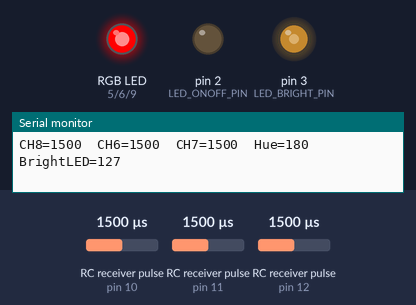
A program run on a simulated Arduino Uno, built with avr-gcc and run on an emulated ATmega328P. Parts: an RGB LED mixed from three pins (HIGH = lit), output pins drawn as LEDs (lit = HIGH), the last lines printed to the serial monitor. Wiring (inferred from the names in the program): 3 × RC receiver channel: data pin 10 / data pin 11 / data pin 12. Dashed ring = blinking. The test bench sets the inputs (shaded band); at power-on: RC receiver pulse (sensors on pin 12, pin 11, pin 10) 1500 µs.

Above: at 1.2 s.
1.3 s: RC receiver pulse (sensor on pin 12) set to 1750 µs
At 2.1 s:
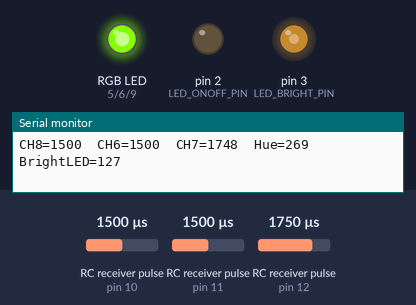
4.3 s: RC receiver pulse (sensor on pin 11) set to 1020 µs
7.3 s: RC receiver pulse (sensor on pin 10) set to 1519 µs
At 9.7 s:
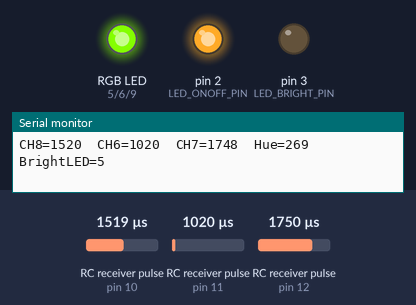
10.3 s: RC receiver pulse (sensor on pin 10) set to 1020 µs
At 11.8 s:
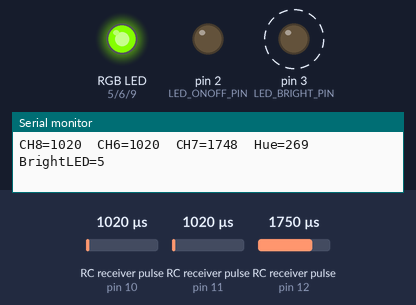
13.3 s: RC receiver pulse (sensor on pin 11) set to 1750 µs
16.3 s: RC receiver pulse (sensor on pin 12) set to 1020 µs
At 16.9 s:
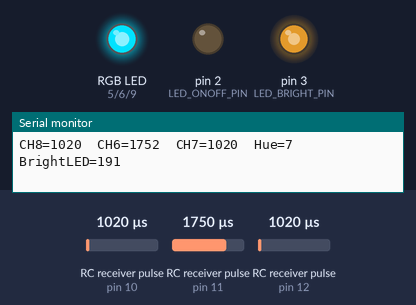
Timing chart, 0 to 20.3 s (numbered marks = the images above; inputs shaded):
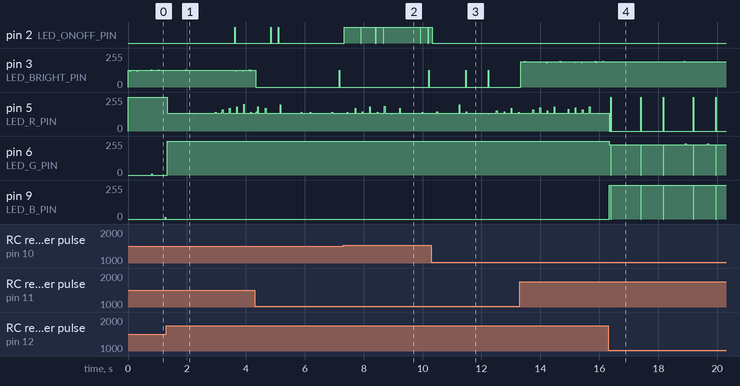

The program:

main.cpp
```cpp
#include <Arduino.h>
#include <PinChangeInterrupt.h>  // 핀 변경 인터럽트 라이브러리 (pin change interrupt) 사용

// ───────────────────────────────────────────────────────────────────────
//  - RC 수신기(RD9S) 서보 커넥터 채널 8 (Switch A) 신호선 → D10 (CH8_PIN)
//  - RC 수신기 서보 커넥터 채널 6 (VrA)       신호선 → D11 (CH6_PIN)
//  - RC 수신기 서보 커넥터 채널 7 (VrB)       신호선 → D12 (CH7_PIN)
//
//  - On/Off 전용 단색 LED (채널8 스위치 상태 표시) → D2 (LED_ONOFF_PIN)
//    ※ 스위치가 ON이면 LED 켜짐, OFF이면 꺼짐
//
//  - 밝기 조절 전용 단색 LED (채널6 밝기 표시) → D3 (PWM) (LED_BRIGHT_PIN)
//    ※ 채널6 펄스폭으로 PWM 밝기 제어
//
//  - 3색(RGB) LED (채널7 색상 제어) →
//      Red 핀 → D5 (PWM)  (LED_R_PIN)
//      Green 핀 → D6 (PWM) (LED_G_PIN)
//      Blue 핀 → D9 (PWM)  (LED_B_PIN)
//    ※ HSV→RGB 변환으로 Hue 값에 따라 색상 변화, 항상 최대 밝기
//    ※ 공통 애노드(Common Anode) RGB LED 기준으로 PWM 반전 처리
// ───────────────────────────────────────────────────────────────────────

// 수신기 채널 입력 핀 정의
const uint8_t CH8_PIN = 10;  // 채널8: On/Off 스위치 A
const uint8_t CH6_PIN = 11;  // 채널6: 밝기 조절 VrA
const uint8_t CH7_PIN = 12;  // 채널7: 색상 제어 VrB

// LED 출력 핀 정의
const uint8_t LED_ONOFF_PIN  = 2;  // On/Off 전용 LED
const uint8_t LED_BRIGHT_PIN = 3;  // 밝기 전용 LED (PWM 지원)
const uint8_t LED_R_PIN      = 5;  // RGB LED 빨강 채널 (PWM 지원)
const uint8_t LED_G_PIN      = 6;  // RGB LED 초록 채널 (PWM 지원)
const uint8_t LED_B_PIN      = 9;  // RGB LED 파랑 채널 (PWM 지원)

// ───────────────────────────────────────────────────────────────────────
// 2) PWM 펄스폭(pulse width) 측정용 변수
//    - riseX : 신호 HIGH가 시작된 시간(micros())
//    - wX     : HIGH 상태 유지 시간(μs 단위), 보정 후 1000~2000μs
//    - chX_upd: 새로운 값이 들어왔음을 표시하는 플래그
// ───────────────────────────────────────────────────────────────────────
volatile unsigned long rise8 = 0, rise6 = 0, rise7 = 0;
volatile unsigned int  w8 = 1500, w6 = 1500, w7 = 1500;
volatile bool          ch8_upd = false, ch6_upd = false, ch7_upd = false;

// ───────────────────────────────────────────────────────────────────────
// 3) ISR(Interrupt Service Routine) 함수
//    attachPCINT()으로 핀 변경(상승/하강) 감지 시 호출됨
// ───────────────────────────────────────────────────────────────────────
void ISR_ch8() {
  if (digitalRead(CH8_PIN)) {
    // 상승 엣지: HIGH 시작 시간 기록
    rise8 = micros();
  } else {
    // 하강 엣지: HIGH 지속 시간 계산
    unsigned long dt = micros() - rise8;
    // 1000~2000μs 범위 내면 그대로, 아니면 중립값 1500μs 적용
    w8 = (dt >= 1000 && dt <= 2000) ? dt : 1500;
    ch8_upd = true;  // 업데이트 플래그
  }
}

void ISR_ch6() {
  if (digitalRead(CH6_PIN)) {
    rise6 = micros();
  } else {
    unsigned long dt = micros() - rise6;
    w6 = (dt >= 1000 && dt <= 2000) ? dt : 1500;
    ch6_upd = true;
  }
}

void ISR_ch7() {
  if (digitalRead(CH7_PIN)) {
    rise7 = micros();
  } else {
    unsigned long dt = micros() - rise7;
    w7 = (dt >= 1000 && dt <= 2000) ? dt : 1500;
    ch7_upd = true;
  }
}

// ───────────────────────────────────────────────────────────────────────
// 4) HSV → RGB 변환 함수
//    입력: h(0~360°), s(채도 0~1), v(명도 0~1)
//    출력: r,g,b(0~255)
//    - HSV 색상환 모델 기반으로 계산
// ───────────────────────────────────────────────────────────────────────
void hsvToRgb(float h, float s, float v, int &r, int &g, int &b) {
  float c = v * s;
  float x = c * (1 - fabs(fmod(h / 60.0, 2) - 1));
  float m = v - c;
  float r1, g1, b1;

  // Hue가 0°~360° 범위 안에서 각 구간별로 RGB 비율을 설정
  if      (h <  60) {
    // 0°~60°: 빨강 최대, 초록 c→x 증가, 파랑 0
    r1 = c;
    g1 = x;
    b1 = 0;
  }
  else if (h < 120) {
    // 60°~120°: 초록 최대, 빨강 c→x 감소, 파랑 0
    r1 = x;
    g1 = c;
    b1 = 0;
  }
  else if (h < 180) {
    // 120°~180°: 초록 최대, 파랑 0→x 증가, 빨강 0
    r1 = 0;
    g1 = c;
    b1 = x;
  }
  else if (h < 240) {
    // 180°~240°: 파랑 최대, 초록 c→x 감소, 빨강 0
    r1 = 0;
    g1 = x;
    b1 = c;
  }
  else if (h < 300) {
    // 240°~300°: 파랑 최대, 빨강 0→x 증가, 초록 0
    r1 = x;
    g1 = 0;
    b1 = c;
  }
  else {
    // 300°~360°: 빨강 최대, 파랑 c→x 감소, 초록 0
    r1 = c;
    g1 = 0;
    b1 = x;
  } // Hue 구간에 따라 r1,g1,b1 값이 결정됨

  // 0~1 범위값 → 0~255 정수로 변환
  r = (r1 + m) * 255;
  g = (g1 + m) * 255;
  b = (b1 + m) * 255;
}

void setup() {
  // 입력핀 풀업 설정: 스위치나 포텐셔미터 신호에서 잡음 방지
  pinMode(CH8_PIN, INPUT_PULLUP);
  pinMode(CH6_PIN, INPUT_PULLUP);
  pinMode(CH7_PIN, INPUT_PULLUP);

  // LED 출력핀 설정
  pinMode(LED_ONOFF_PIN,  OUTPUT);
  pinMode(LED_BRIGHT_PIN, OUTPUT);
  pinMode(LED_R_PIN,      OUTPUT);
  pinMode(LED_G_PIN,      OUTPUT);
  pinMode(LED_B_PIN,      OUTPUT);

  // 핀 변경 인터럽트 등록 (상승·하강 엣지 모두)
  attachPCINT(digitalPinToPCINT(CH8_PIN), ISR_ch8, CHANGE);
  attachPCINT(digitalPinToPCINT(CH6_PIN), ISR_ch6, CHANGE);
  attachPCINT(digitalPinToPCINT(CH7_PIN), ISR_ch7, CHANGE);

  Serial.begin(115200);  // 디버그용 시리얼 시작
}

void loop() {
  // ───────────────────────────────────────────────────────────────
  // 인터럽트에서 갱신된 전역 변수(w8,w6,w7)를 안정적으로 복사
  // 변화 플래그(ch*_upd)도 함께 복사하여 loop 내에서만 사용
  // ───────────────────────────────────────────────────────────────
  noInterrupts();
    unsigned int pw8 = w8;
    unsigned int pw6 = w6;
    unsigned int pw7 = w7;
    bool u8 = ch8_upd, u6 = ch6_upd, u7 = ch7_upd;
    ch8_upd = ch6_upd = ch7_upd = false;  // 플래그 리셋
  interrupts();

  // ───────────────────────────────────────────────────────────────
  // 2) On/Off LED 제어 (D2 핀)
  //    - pw8 > 1500μs 이면 HIGH(ON), 아니면 LOW(OFF)
  // ───────────────────────────────────────────────────────────────
  digitalWrite(LED_ONOFF_PIN, pw8 > 1500 ? HIGH : LOW);

  // ───────────────────────────────────────────────────────────────
  // 3) 밝기 조절 전용 LED 제어 (D3 핀, PWM)
  //    - w6(1000~2000μs) → map()으로 0~255 PWM 값으로 변환
  //    - threshold(20) 이하일 때 완전 OFF 처리
  // ───────────────────────────────────────────────────────────────
  int bright = constrain(map(pw6, 1000, 2000, 0, 255), 0, 255);
  if (bright <= 20) {
    digitalWrite(LED_BRIGHT_PIN, LOW);  // 아주 어두울 땐 완전 꺼짐
  } else {
    analogWrite(LED_BRIGHT_PIN, bright);
  }

  // ───────────────────────────────────────────────────────────────
  // 4) 3색 RGB LED 제어 (D5, D6, D9 핀, PWM)
  //    - pw7(1000~2000μs) → map()으로 Hue(0~360°) 값으로 변환
  //    - hsvToRgb()로 Hue→(r,g,b) 각각 0~255 값 구함
  //    - 공통 애노드(Common Anode) 방식이므로 255-r/g/b 값을 PWM 출력
  //    - 항상 최대 밝기(v=1.0), 채널6 밝기와는 별도
  // ───────────────────────────────────────────────────────────────
  {
    float hue = map(pw7, 1000, 2000, 0, 360);
    int r, g, b;
    hsvToRgb(hue, 1.0, 1.0, r, g, b);
    analogWrite(LED_R_PIN, 255 - r);
    analogWrite(LED_G_PIN, 255 - g);
    analogWrite(LED_B_PIN, 255 - b);
  }

  // ───────────────────────────────────────────────────────────────
  // 5) 디버그 출력 (채널 값이 바뀔 때만)
  //    - Serial Monitor에서 펄스폭과 Hue, 밝기 상태 확인 가능
  // ───────────────────────────────────────────────────────────────
  if (u8 || u6 || u7) {
    Serial.print("CH8="); Serial.print(pw8);
    Serial.print("  CH6="); Serial.print(pw6);
    Serial.print("  CH7="); Serial.print(pw7);
    Serial.print("  Hue="); Serial.print(map(pw7,1000,2000,0,360));
    Serial.print("  BrightLED="); Serial.println(bright);
  }

  delay(20);  // 20ms마다 갱신 (약 50Hz)
}
```

Measured:
- the behaviour switches between 1501 and 1502 µs on RC receiver pulse (sensor on pin 10) (found by bisection; images 1 and 2)
- after the input at 1.3 s, pin 6 (LED_G_PIN): 0/255 → 255/255 at once; pin 9 (LED_B_PIN): stops changing and stays 0/255
- after the input at 10.3 s, pin 3 (LED_BRIGHT_PIN): alternates 127/255 for 0.02 s and 0/255 for 0.74 s, starting after 1.2 s
- after the input at 16.3 s, pin 9 (LED_B_PIN): 0/255 → 255/255 at once, then repeats every 1.8 s: 0/255 0.02 s, 255/255 1.0 s, 0/255 0.02 s, 255/255 0.74 s
- by itself, pin 5 (LED_R_PIN): repeats every 1.8 s: 255/255 0.02 s, 0/255 1.0 s, 255/255 0.02 s, 0/255 0.74 s
